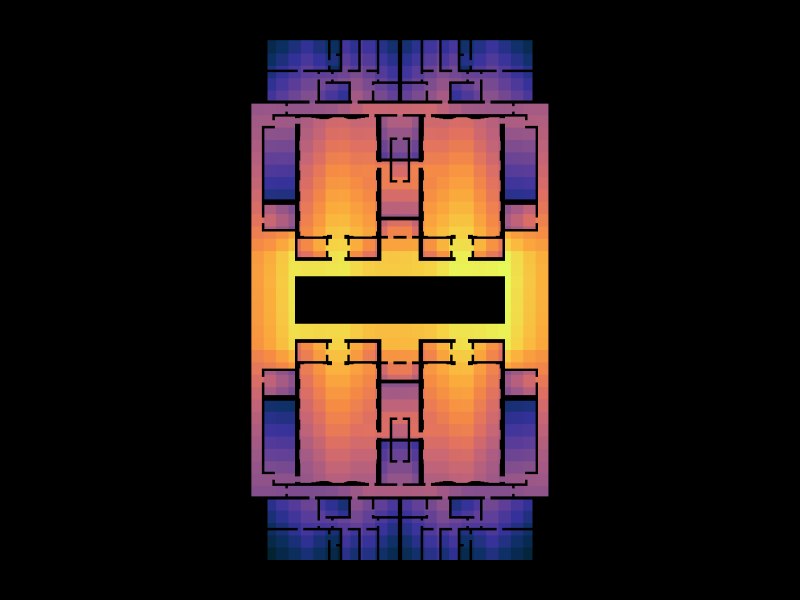

Notebook code cell kept with this figure:
### Code cell
Topology.Show(faces,
              faceColorKey="cc_color",
              faceOpacity=1,
              showEdges=False,
              showVertices=False,
              camera=[0,0,6],
              backgroundColor="black",
              width=800,
              height=600,
              renderer=renderer)
